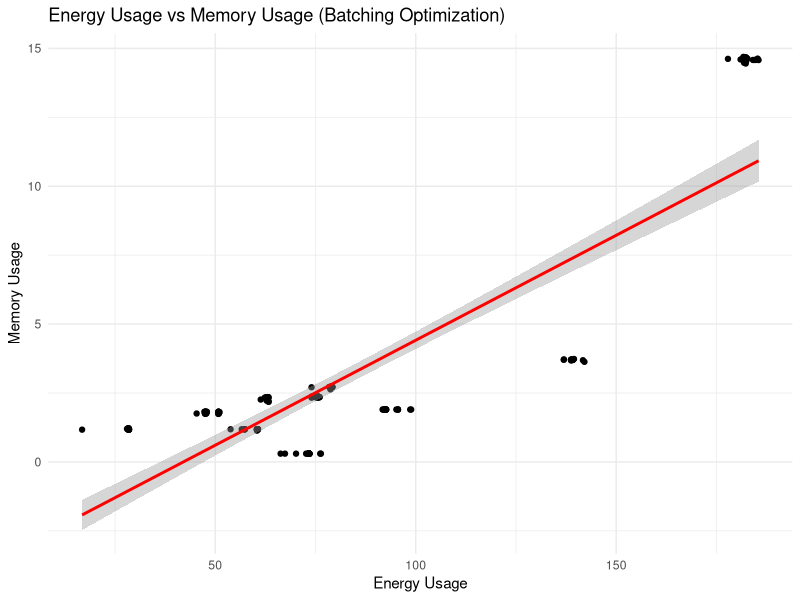
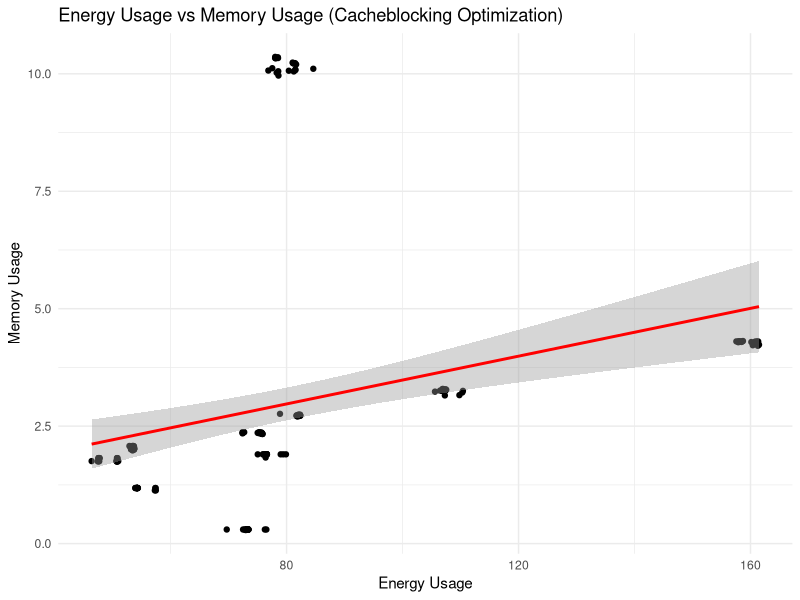
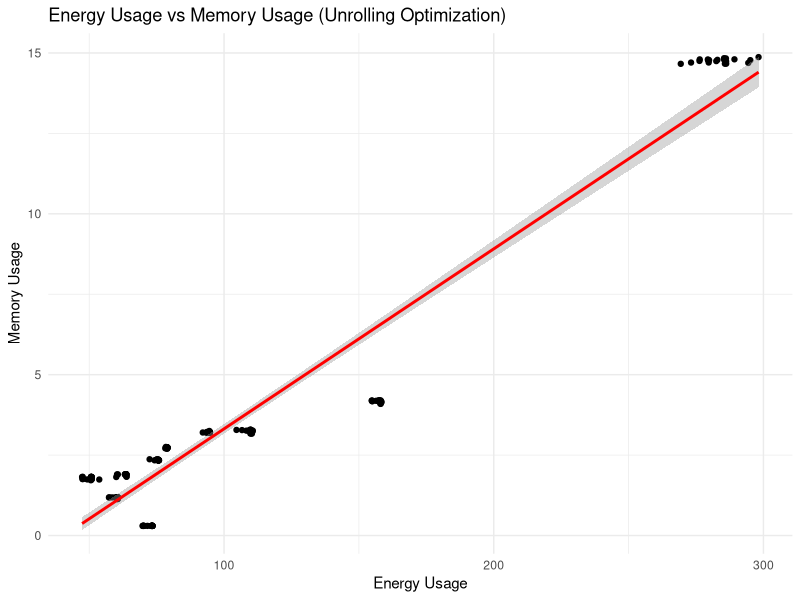
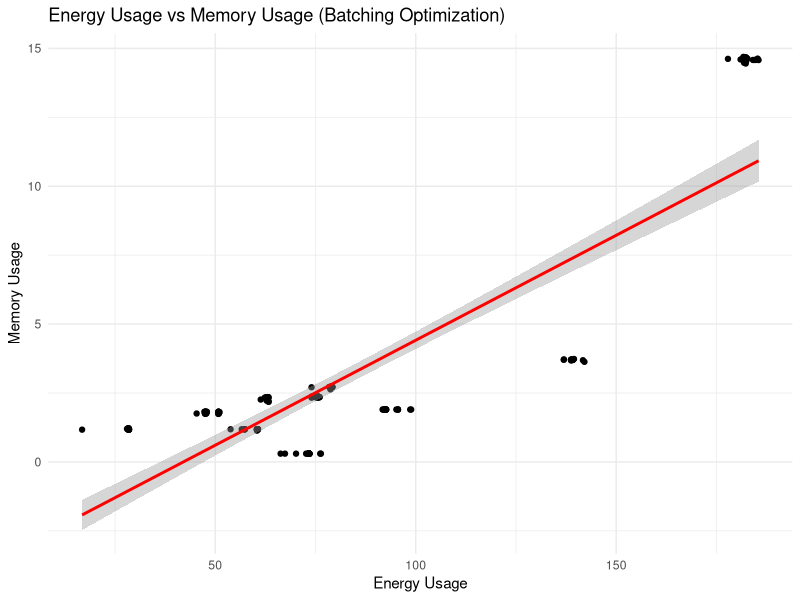
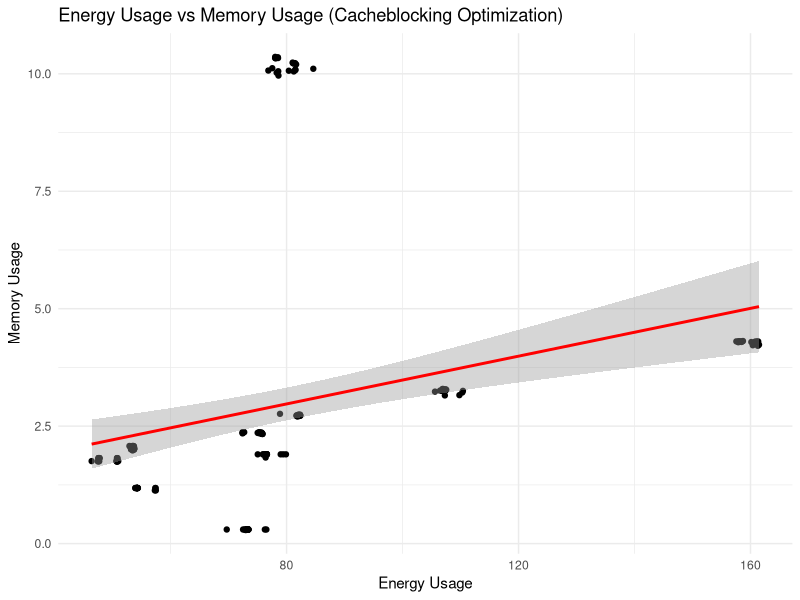
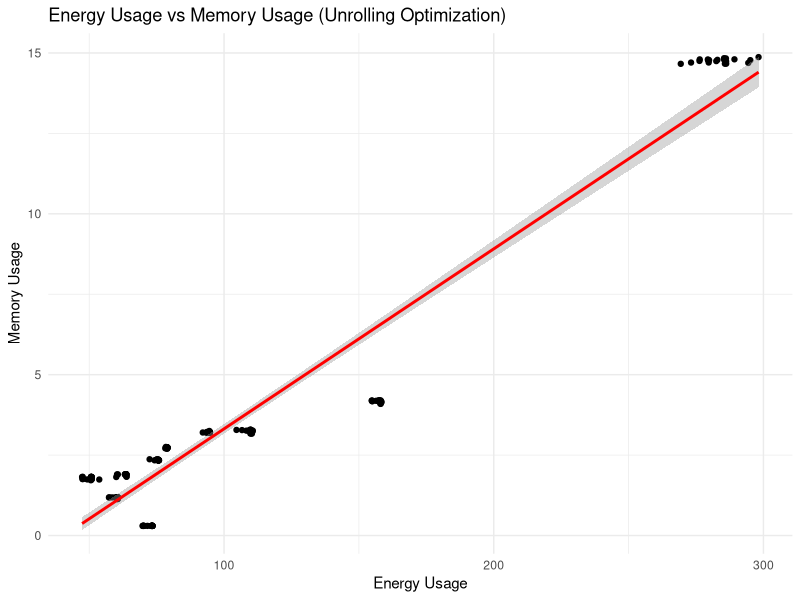

The R script that drew these images, in order:
library(ggplot2)
library(dplyr)

# Read CSV files
df1 <- read.csv("run_table-1.csv")
df2 <- read.csv("run_table-2.csv")

# Combine the two dataframes
df <- bind_rows(df1, df2)

# Clean data by removing NA values
df_clean <- df %>%
  filter(!is.na(execution_time) & !is.na(energy_usage))

# Filter data for batching optimization method
df_batching <- df_clean %>%
  filter(grepl("batching", loop_type))  # Select rows where "loop_type" contains "batching"

# Plot scatter plot and regression line for batching optimization
ggplot(df_batching, aes(x = energy_usage, y = memory_usage)) +
  geom_point() +  # Create scatter plot
  geom_smooth(method = "lm", color = "red") +  # Add linear regression line
  labs(title = "Energy Usage vs Memory Usage (Batching Optimization)",
       x = "Energy Usage",
       y = "Memory Usage") +
  theme_minimal()

# Save the plot as a PNG file
ggsave("batching_energy_vs_memory_usage.png", width = 8, height = 6, dpi = 300)

# Compute Spearman correlation
correlation <- cor(df_batching$energy_usage, df_batching$memory_usage, method = "spearman")
print(paste("Spearman correlation for batching: ", correlation))

# Perform significance testing using cor.test()
spearman_test <- cor.test(df_batching$energy_usage, df_batching$memory_usage, method = "spearman")
print(spearman_test)

# ==============================================================================================================
# Filter data for cacheblocking optimization method
df_cacheblocking <- df_clean %>%
  filter(grepl("cacheblocking", loop_type))  # Select rows where "loop_type" contains "cacheblocking"

# Plot scatter plot and regression line for cacheblocking optimization
ggplot(df_cacheblocking, aes(x = energy_usage, y = memory_usage)) +
  geom_point() +  # Create scatter plot
  geom_smooth(method = "lm", color = "red") +  # Add linear regression line
  labs(title = "Energy Usage vs Memory Usage (Cacheblocking Optimization)",
       x = "Energy Usage",
       y = "Memory Usage") +
  theme_minimal()

# Save the plot as a PNG file
ggsave("cacheblocking_energy_vs_memory_usage.png", width = 8, height = 6, dpi = 300)

# Compute Spearman correlation
correlation <- cor(df_cacheblocking$energy_usage, df_cacheblocking$memory_usage, method = "spearman")
print(paste("Spearman correlation for cacheblocking: ", correlation))

# Perform significance testing using cor.test()
spearman_test <- cor.test(df_cacheblocking$energy_usage, df_cacheblocking$memory_usage, method = "spearman")
print(spearman_test)

# ==============================================================================================================
# Filter data for unrolling optimization method
df_unrolling <- df_clean %>%
  filter(grepl("unrolling", loop_type))  # Select rows where "loop_type" contains "unrolling"

# Plot scatter plot and regression line for unrolling optimization
ggplot(df_unrolling, aes(x = energy_usage, y = memory_usage)) +
  geom_point() +  # Create scatter plot
  geom_smooth(method = "lm", color = "red") +  # Add linear regression line
  labs(title = "Energy Usage vs Memory Usage (Unrolling Optimization)",
       x = "Energy Usage",
       y = "Memory Usage") +
  theme_minimal()

# Save the plot as a PNG file
ggsave("unrolling_energy_vs_memory_usage.png", width = 8, height = 6, dpi = 300)

# Compute Spearman correlation
correlation <- cor(df_unrolling$energy_usage, df_unrolling$memory_usage, method = "spearman")
print(paste("Spearman correlation for unrolling: ", correlation))

# Perform significance testing using cor.test()
spearman_test <- cor.test(df_unrolling$energy_usage, df_unrolling$memory_usage, method = "spearman")
print(spearman_test)
